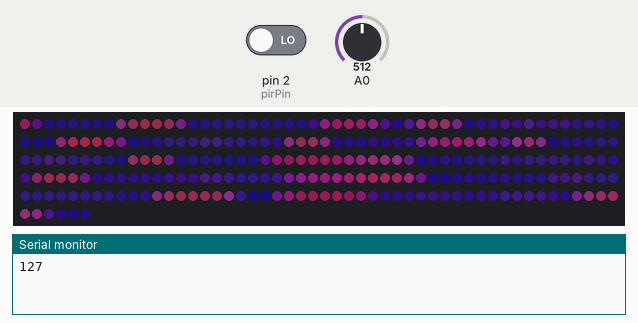
Simulated run of this sketch. Board: Arduino Uno, built with avr-gcc and run on an emulated ATmega328P. Shown: 256 RGB LEDs in strip order, left to right, continuing on the next row, the last lines printed to the serial monitor. The inputs (shaded band) are chosen by the test bench; at power-on: A0 = 512, pin 2 (pirPin) LOW. Dim RGB values are drawn brighter than linear; colours are those a GRB WS2812 strip shows for the declared byte order; random numbers use the default seed unless the sketch sets one.

Above: at 4.2 s.
4.3 s: A0 set to 0
At 4.7 s:
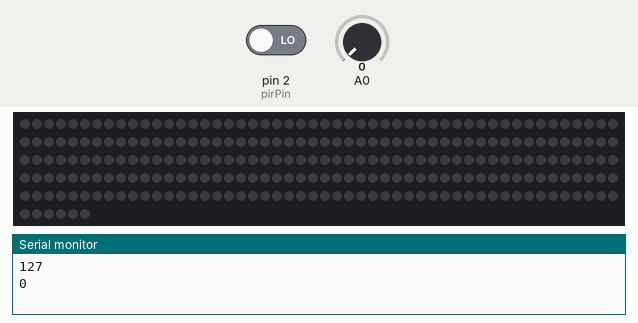
5.8 s: A0 set to 89
At 6.5 s:
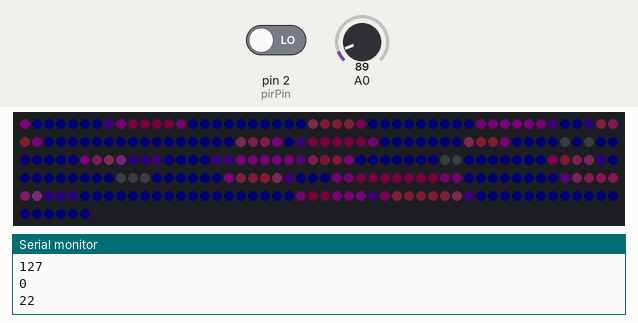
7.4 s: A0 set to 70
At 7.9 s:
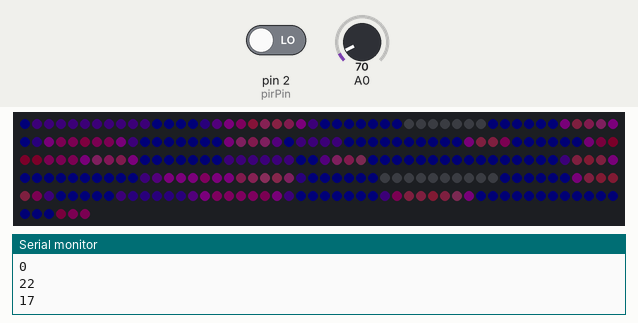
8.9 s: A0 set to 122
At 9.5 s:
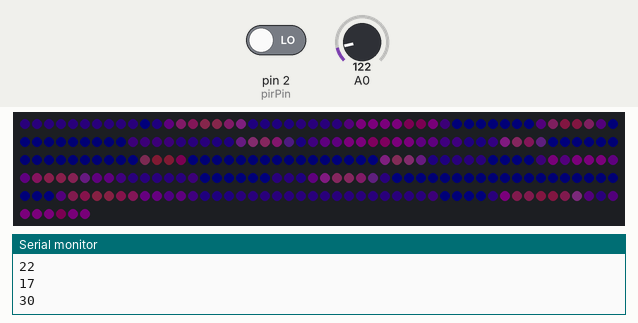
11.9 s: pin 2 (pirPin) driven HIGH
At 12.6 s:
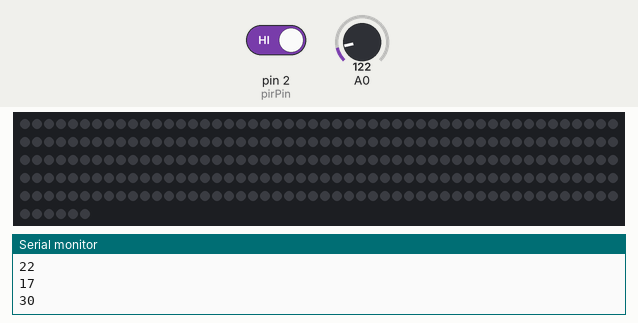
13.4 s: A0 set to 716
At 13.59 s:
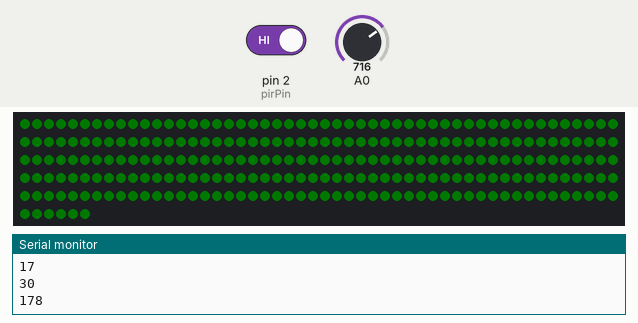

Measured:
- after the input at 5.8 s, the LEDs: first change at once (image 2 shows a later state)
- after the input at 13.4 s, the LEDs: change at once (image 6)

The sketch:

Pacifica_siren.ino
```cpp
// "Pacifica_siren"
// create a simple, but beautiful/haunting reactive piece
// Written to run on "Sign of Sirens" by N. Izzi Long
// October 2020, !Bob
// Still for Dan.

// Primarily based on:
//  "Pacifica"
//  Gentle, blue-green ocean waves.
//  December 2019, Mark Kriegsman and Mary Corey March.
//  For Dan.


#define FASTLED_ALLOW_INTERRUPTS 0
#include <FastLED.h>
FASTLED_USING_NAMESPACE

#define DATA_PIN            3
#define NUM_LEDS            256
#define MAX_POWER_MILLIAMPS 12000
#define LED_TYPE            WS2812B
#define COLOR_ORDER         RGB

//PIR Sensor
#define pirPin 2
int calibrationTime = 30;
long unsigned int lowIn;
long unsigned int pause = 5000;
boolean lockLow = true;
boolean takeLowTime;
int PIRValue = 0;
int lastPotentiometer = 0;
int brightness = 200;
int adjust_amount = 1;

int loop_count, cooldown_count;
boolean angry, angry_first;

//////////////////////////////////////////////////////////////////////////

CRGB leds[NUM_LEDS];

void setup() {
  Serial.begin(9600);
  delay( 3000); // 3 second delay for boot recovery, and a moment of silence
  FastLED.addLeds<LED_TYPE,DATA_PIN,COLOR_ORDER>(leds, NUM_LEDS)
        .setCorrection( TypicalLEDStrip );
  FastLED.setMaxPowerInVoltsAndMilliamps( 5, MAX_POWER_MILLIAMPS);

  pinMode(pirPin, INPUT);
  loop_count = 0;
  angry = false;
  angry_first = true;
}

void loop()
{
  EVERY_N_MILLISECONDS( 20) {
    PIRSensor();
    pacifica_loop();
    if(lastPotentiometer != analogRead(A0))
    {
      lastPotentiometer = analogRead(A0);
      brightness = lastPotentiometer * (255.0/1023.0);
      FastLED.setBrightness(brightness);
      Serial.println(brightness);
    }
    FastLED.show();
  }
}

void PIRSensor() {
   if(digitalRead(pirPin) == HIGH) {
      if(lockLow) {
         PIRValue = 1;
         lockLow = false;
      }
      takeLowTime = true;
   }
   if(digitalRead(pirPin) == LOW) {
      if(takeLowTime){
         lowIn = millis();takeLowTime = false;
      }
      if(!lockLow && millis() - lowIn > pause) {
         PIRValue = 0;
         lockLow = true;
      }
   }
}

//////////////////////////////////////////////////////////////////////////
//
// The code for this animation is more complicated than other examples, and
// while it is "ready to run", and documented in general, it is probably not
// the best starting point for learning.  Nevertheless, it does illustrate some
// useful techniques.
//
//////////////////////////////////////////////////////////////////////////
//
// In this animation, there are four "layers" of waves of light.
//
// Each layer moves independently, and each is scaled separately.
//
// All four wave layers are added together on top of each other, and then
// another filter is applied that adds "whitecaps" of brightness where the
// waves line up with each other more.  Finally, another pass is taken
// over the led array to 'deepen' (dim) the blues and greens.
//
// The speed and scale and motion each layer varies slowly within independent
// hand-chosen ranges, which is why the code has a lot of low-speed 'beatsin8' functions
// with a lot of oddly specific numeric ranges.
//
// These three custom blue-green color palettes were inspired by the colors found in
// the waters off the southern coast of California, https://goo.gl/maps/QQgd97jjHesHZVxQ7
//
CRGBPalette16 pacifica_palette_1 =
    { 0x000507, 0x000409, 0x00030B, 0x00030D, 0x000210, 0x000212, 0x000114, 0x000117,
      0x000019, 0x00001C, 0x000026, 0x000031, 0x00003B, 0x000046, 0x14554B, 0x28AA50 };
CRGBPalette16 pacifica_palette_2 =
    { 0x000507, 0x000409, 0x00030B, 0x00030D, 0x000210, 0x000212, 0x000114, 0x000117,
      0x000019, 0x00001C, 0x000026, 0x000031, 0x00003B, 0x000046, 0x0C5F52, 0x19BE5F };
CRGBPalette16 pacifica_palette_3 =
    { 0x000208, 0x00030E, 0x000514, 0x00061A, 0x000820, 0x000927, 0x000B2D, 0x000C33,
      0x000E39, 0x001040, 0x001450, 0x001860, 0x001C70, 0x002080, 0x1040BF, 0x2060FF };


void pacifica_loop()
{
  loop_count++;

  if(PIRValue)
  {
    //be angry now
    be_angry();
    angry = true;
  }else{
    //if angry is set, this is our first loop
    if(angry)
    {
      //this decrements each loop and blends us back to our pattern, disable the angry flag until it trips again.
      cooldown_count = 255;
      angry = false;
    }

    if(cooldown_count > 0)
    {
      //when strip is too dim, the fade happens too fast.  Slow it down based on ranges of brightness.
      bool do_cooldown = false;

      if(brightness < 80)
      {
        if(cooldown_count % 12 == 1)
          do_cooldown = true;
      }

      if(brightness > 79 && brightness < 120)
      {
        if(cooldown_count % 8 == 1)
          do_cooldown = true;
      }

      if(brightness > 119 && brightness < 190)
      {
        if(cooldown_count % 4 == 1)
          do_cooldown = true;
      }

      if(brightness > 189 && brightness < 211)
      {
        if(cooldown_count % 2 == 1)
          do_cooldown = true;
      }

      if(brightness > 210)
        do_cooldown = true;

      if(do_cooldown)
      {
        be_less_angry();
      }
      cooldown_count--;
    }else{
      //fade is done, go back to pacifica
      // Increment the four "color index start" counters, one for each wave layer.
      // Each is incremented at a different speed, and the speeds vary over time.
      static uint16_t sCIStart1, sCIStart2, sCIStart3, sCIStart4;
      static uint32_t sLastms = 0;
      uint32_t ms = GET_MILLIS();
      uint32_t deltams = ms - sLastms;
      sLastms = ms;
      uint16_t speedfactor1 = beatsin16(3, 179, 269);
      uint16_t speedfactor2 = beatsin16(4, 179, 269);
      uint32_t deltams1 = (deltams * speedfactor1) / 256;
      uint32_t deltams2 = (deltams * speedfactor2) / 256;
      uint32_t deltams21 = (deltams1 + deltams2) / 2;
      sCIStart1 += (deltams1 * beatsin88(1011,10,13));
      sCIStart2 -= (deltams21 * beatsin88(777,8,11));
      sCIStart3 -= (deltams1 * beatsin88(501,5,7));
      sCIStart4 -= (deltams2 * beatsin88(257,4,6));

      // Clear out the LED array to a dim background blue-green
      fill_solid( leds, NUM_LEDS, CRGB( 2, 6, 10));

      // Render each of four layers, with different scales and speeds, that vary over time
      pacifica_one_layer( pacifica_palette_1, sCIStart1, beatsin16( 3, 11 * 256, 14 * 256), beatsin8( 10, 70, 130), 0-beat16( 301) );
      pacifica_one_layer( pacifica_palette_2, sCIStart2, beatsin16( 4,  6 * 256,  9 * 256), beatsin8( 17, 40,  80), beat16( 401) );
      pacifica_one_layer( pacifica_palette_3, sCIStart3, 6 * 256, beatsin8( 9, 10,38), 0-beat16(503));
      pacifica_one_layer( pacifica_palette_3, sCIStart4, 5 * 256, beatsin8( 8, 10,28), beat16(601));

      // Add brighter 'whitecaps' where the waves lines up more
      pacifica_add_whitecaps();

      // Deepen the blues and greens a bit
      pacifica_deepen_colors();
    }
  }
}

// Add one layer of waves into the led array
void pacifica_one_layer( CRGBPalette16& p, uint16_t cistart, uint16_t wavescale, uint8_t bri, uint16_t ioff)
{
  uint16_t ci = cistart;
  uint16_t waveangle = ioff;
  uint16_t wavescale_half = (wavescale / 2) + 20;
  for( uint16_t i = 0; i < NUM_LEDS; i++) {
    waveangle += 250;
    uint16_t s16 = sin16( waveangle ) + 32768;
    uint16_t cs = scale16( s16 , wavescale_half ) + wavescale_half;
    ci += cs;
    uint16_t sindex16 = sin16( ci) + 32768;
    uint8_t sindex8 = scale16( sindex16, 240);
    CRGB c = ColorFromPalette( p, sindex8, bri, LINEARBLEND);
    leds[i] += c;
  }
}

void be_angry(){
  for(int i=0;i<NUM_LEDS;i++)
    leds[i] = CHSV(0,random(200,256),brightness);
}

void be_less_angry(){
  for(int i=0;i<NUM_LEDS;i++)
  {
    fadeTowardColor(leds[i], CRGB(2,6,10),adjust_amount);
  }
}

// Add extra 'white' to areas where the four layers of light have lined up brightly
void pacifica_add_whitecaps()
{
  uint8_t basethreshold = beatsin8( 9, 55, 65);
  uint8_t wave = beat8( 7 );

  for( uint16_t i = 0; i < NUM_LEDS; i++) {
    uint8_t threshold = scale8( sin8( wave), 20) + basethreshold;
    wave += 7;
    uint8_t l = leds[i].getAverageLight();
    if( l > threshold) {
      uint8_t overage = l - threshold;
      uint8_t overage2 = qadd8( overage, overage);
      leds[i] += CRGB( overage, overage2, qadd8( overage2, overage2));
    }
  }
}

// Deepen the blues and greens
void pacifica_deepen_colors()
{
  for( uint16_t i = 0; i < NUM_LEDS; i++) {
    leds[i].blue = scale8( leds[i].blue,  145);
    leds[i].green= scale8( leds[i].green, 200);
    leds[i] |= CRGB( 2, 5, 7);
  }
}

//next two functions taken from mrExplore's comment here:
//https://forum.arduino.cc/index.php?topic=569388.0

// Blend one CRGB color toward another CRGB color by a given amount.
// Blending is linear, and done in the RGB color space.
// This function modifies 'cur' in place.
CRGB fadeTowardColor( CRGB& cur, const CRGB& target, uint8_t amount)
{
  nblendU8TowardU8( cur.red,   target.red,   amount);
  nblendU8TowardU8( cur.green, target.green, amount);
  nblendU8TowardU8( cur.blue,  target.blue,  amount);
  return cur;
}

// Helper function that blends one uint8_t toward another by a given amount
void nblendU8TowardU8( uint8_t& cur, const uint8_t target, uint8_t amount)
{
  if( cur == target) return;

  if( cur < target ) {
    uint8_t delta = target - cur;
    delta = scale8_video( delta, amount);
    cur += delta;
  } else {
    uint8_t delta = cur - target;
    delta = scale8_video( delta, amount);
    cur -= delta;
  }
}
```
